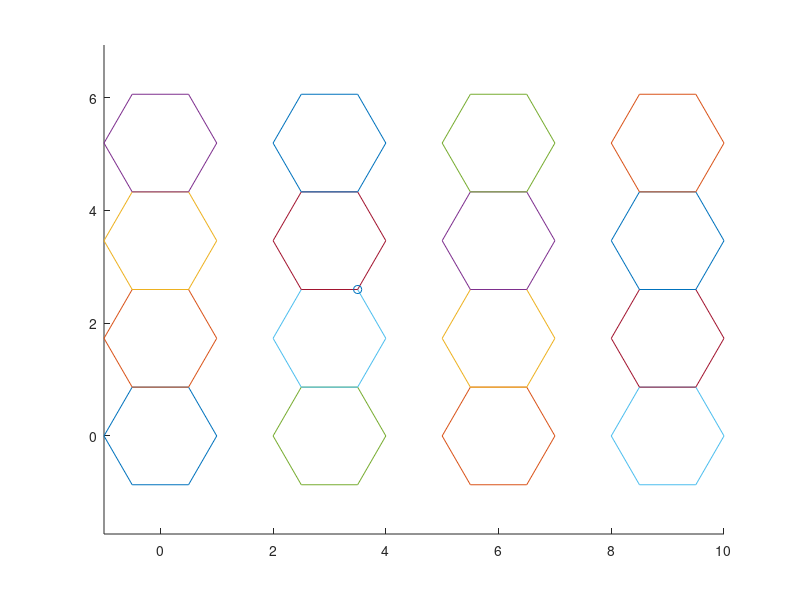

This figure's MATLAB source: (Note: this script raises an error after producing the figure.)
tol = 0.01;
x_hexagon=[-1 -0.5 0.5 1 0.5 -0.5 -1];
y_hexagon=[0 -sqrt(3)/2 -sqrt(3)/2 0 sqrt(3)/2 sqrt(3)/2 0];

N=3;
M=3;

i = 1;
figure(1)
hold on
for nn=0:N
    for mm=0:M
        plot(x_hexagon+3*nn,y_hexagon+sqrt(3)*mm)
        nodes(i:i+6, 1) = x_hexagon'+3*nn;
        nodes(i:i+6, 2) = y_hexagon'+sqrt(3)*mm;
        i = i + 7;
    end
end
% for nn=0:N-1
%      for mm=0:M-1
%        plot(x_hexagon+1.5+3*nn,y_hexagon+sqrt(3)/2+sqrt(3)*mm)
%      end
% end

%%

sz = size(nodes);
num_nodes = sz(1, 1);


gridmiddle = [sum(nodes(:,1))/num_nodes, sum(nodes(:,2))/num_nodes];
for i = 1:num_nodes
    diffs(i, 1) = sum((nodes(i, :) - gridmiddle).^2);
end
[val, idx] = min(diffs);
source = nodes(idx, :);
scatter(source(1, 1), source(1, 2))
hold off
axis equal
m = 1;
[x_g,y_g] = meshgrid(nodes(:,1),nodes(:,2));
dist_g = sqrt((x_g-x_g.').^2+(y_g-y_g.').^2);

dist_g(triu(true(num_nodes))) = NaN;
is_repeat = dist_g<tol;

n = 1;

[repeat,og] = find(is_repeat);

szR = size(repeat);
num_repeats = szR(1,1);
for i = 1:num_repeats
    m = repeat(i, 1);
    nodes(m, :) = [100000,100000];
end

for i = 1:num_nodes
    if nodes(i, 1) ~= 100000
        new_nodes(n, :) = nodes(i, :);
        n = n + 1;
    end
end

[num_nodes, ncol] = size(new_nodes);
[x_g,y_g] = meshgrid(new_nodes(:,1),new_nodes(:,2));
dist_g = sqrt((x_g-x_g.').^2+(y_g-y_g.').^2);

dist_g(triu(true(num_nodes))) = NaN;
is_adjac = dist_g< 1+ tol;
[in_node, out_node] = find(is_adjac);




H = digraph(out_node, in_node);

% plot(H,'Layout', 'force')

I = incidence(H)';

%Defining sinks and sorces so that the edges will orient themselves in the
%direction of the sink
source = 1;

max_node = 0;

num_sinks = 3;

for i = 1: size(in_node)
    if in_node(i,1)>max_node
        max_node = in_node(i,1);
    end
end

%Defining a sinks array where each element is a node number in the graph
sinks = zeros(num_sinks,1);

%Choosing a random node or random nodes to be a sink

%Case 1: One sink, in which case we only need to make sure that the sink is
%not at the same node as the source
if size(sinks)== 1
for i = 1:num_sinks
    while sinks(i,1) == source
    sinks(i,1) = randi(max_node);
    end 
end
end

%Case2: Multiple Sinks, in which case the sink cannot be at the same node as the
%and there must be num_nodes number of unique sinks


if size(sinks,1) > 1
    for i = 1:num_sinks
        sinks(i,1) = randi(max_node);
        while sinks(i,1) == source
            sinks(i,1) = randi(max_node);
        end
    end
    sink = sinks(1,1);
    for i = 1:num_sinks
        sink = sinks(i,1);
        for j = 1: num_sinks
            if i ~= j %Doesn't need to compare against itself
                while sink == sinks(j,1)
                    sinks(j,1) = randi(max_node);
                end
            end
        end
    end
end

%Obtaining the x and y coordinates for each of the sinks
sink_positions = zeros(num_sinks,2);
for i = 1 : num_sinks
    sink_positions(i,:) = new_nodes(sinks(i,1),:);
end


num_edges = size(I,1);
num_nodes = size(I,2);

%Calculating the distance that each sink is away from every other node
sink_distances = zeros(num_nodes,num_sinks);

for j = 1 : num_sinks
    xs = sink_positions(j,1);
    ys = sink_positions(j,2);
    for i = 1:num_nodes
        sink_distances(i,j) = sqrt((xs- new_nodes(i,1))^2 + (ys - new_nodes(i,2))^2);
    end
end

%The next step is to determine which sink a node is closest to
closest_sink_distance = zeros(num_nodes,1);
distances = 0;

for i = 1:num_nodes
    distances = sink_distances(i,:);
    for j = 1 : num_sinks
        smallest = distances(1,1);
        if distances(1,j) < smallest
            smallest = distances(1,j);
        end
    end
    closest_sink_distance(i,1) = smallest;
end
            
%Swap the which node is a target and a souce node if the source node is closer to the sink than the target node        


both_nodes = [out_node in_node];
num = 0;
for i = 1:num_edges
     j = false;
      if closest_sink_distance(out_node(i,1),1) < closest_sink_distance(in_node(i,1),1)
         if (closest_sink_distance(out_node(i,1),1)) ~=0 || (closest_sink_distance(in_node(i,1),1) ~= 0)
         I(i, in_node(i,1)) = -1;
         I(i, out_node(i,1)) = 1;
            new_out_node = in_node(i,1);
            in_node(i,1) = out_node(i,1);
            out_node(i,1) = new_out_node;
             j = true;
             num = num + 1;
          end 
      end
end

%We also need to fix the orientation of the edges around the source and
%sinks
for i =1:num_edges
    if in_node(i,1) == source
         new_out_node = in_node(i,1);
         in_node(i,1) = out_node(i,1);
         out_node(i,1) = new_out_node;
    end
    for j = 1 : num_sinks
        if out_node(i,1) == sinks(j,1)
            new_in_node = out_node(i,1);
            out_node(i,1) = in_node(i,1);
            in_node(i,1) = new_in_node;
        end
            
        
    end
        
end
        

H = digraph(out_node, in_node);
figure(2)
plot(H,'Layout','force')



    
    
    








